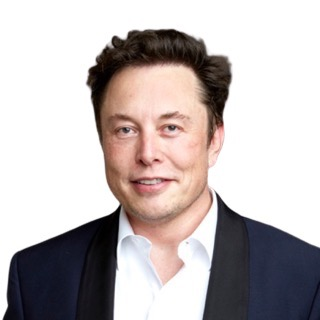
#> input picture test1.jpeg, 320 x 320 px
$ python vectorizer.py test1.jpeg 5 1.0
#> lines starting #> are read from the running program, lines starting #| are printed output that depends on the picture
from PIL import Image
import numpy as np
import matplotlib.pyplot as plt
import scipy
import time
import random
import collections
import svgwrite
import sys

start_time = time.time()
dic = collections.defaultdict(int)

def leftOf(a, b, c):
        signedArea = (b[0]-a[0])*(c[1]-a[1])-(b[1]-a[1])*(c[0]-a[0])
        return (signedArea > 0)


def get_edge_pts(color, threshold, img, pts, p):
    global dic
    width = img.size[0]
    height = img.size[1]

    matrix = np.zeros((height, width)).astype(int)

    for row in range(0, height):
        for col in range(0, width):
            matrix[row][col] = img.getpixel((col, row))[color]

    for row in range(0, height-1):
        for col in range(0, width-1):
            if (abs(matrix[row][col] - matrix[row + 1][col]) >= threshold) or (abs(matrix[row][col] - matrix[row][col+1]) >= threshold):
                if random.random() <= p:
                    if dic[col, row] == 0:
                        pts.append([col, row])
                        dic[col,  row] = 1

    return pts

def vectorize(img, n, p):
#> called with img = 'test1.jpeg', n = 5, p = 1
    im = Image.open(img)
#> im is the input picture: PIL image 320x320 RGB; mean R, G, B 190.6, 182.8, 182.6

    width = im.size[0]
#> width = 320
    height = im.size[1]
#> height = 320

    threshold = 20
    print(str(time.time() - start_time) + " - Started edge recognition")

    pts = [0 for i in range(n)]
    for i in range(n):
        pts[i] = [random.randint(0,width),random.randint(0,height)]

    pts = get_edge_pts(0, threshold, im, pts, p)
#> after the loop in get_edge_pts, `for row in range(0, height):`:
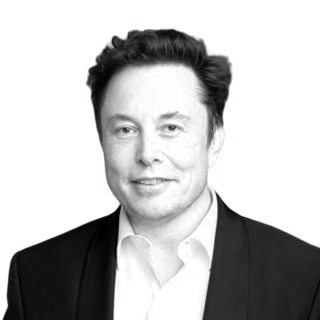
#> matrix: shape (320, 320) int64; min 0, max 255, mean 190.6
#> pts = 5640 pairs, first value 1 to 318, second value 27 to 318
    print(str(time.time() - start_time) + " - Red Done!")

    pts = get_edge_pts(1,threshold,im, pts, p)
#> call 2 of get_edge_pts, with color = 1, threshold = 20, p = 1
#> after the loop in get_edge_pts (call 2), `for row in range(0, height):`:
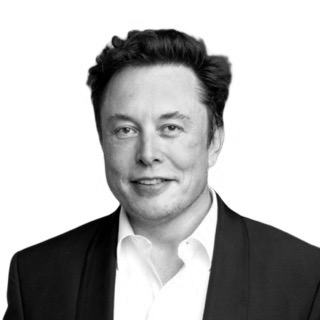
#> matrix: shape (320, 320) int64; min 0, max 255, mean 182.8
#> after the loop in get_edge_pts (call 2), `for row in range(0, height-1):`: dic = 6161 items; pts = 6166 pairs, first value 1 to 318, second value 27 to 318
    print(str(time.time() - start_time) + " - Green Done!")

    pts = get_edge_pts(2,threshold,im, pts, p)
#> call 3 of get_edge_pts, with color = 2, threshold = 20, p = 1
#> after the loop in get_edge_pts (call 3), `for row in range(0, height):`:
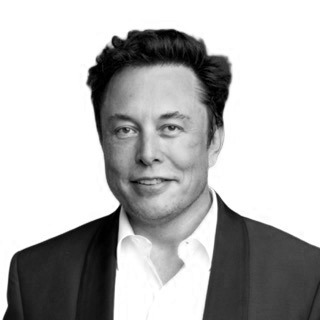
#> matrix: shape (320, 320) int64; min 0, max 255, mean 182.6
#> after the loop in get_edge_pts (call 3), `for row in range(0, height-1):`: dic = 6325 items; pts = 6330 pairs, first value 1 to 318, second value 27 to 318
    print(str(time.time() - start_time) + " - Blue Done!")

    x = np.array(pts)
#> x has the same summary as pts in get_edge_pts
    tri = scipy.spatial.Delaunay(x)
    print(str(time.time() - start_time) + " - Triangulated!")
    print(str(len(x[tri.simplices])) + " Triangles")
#| 12622 Triangles

    dwg = svgwrite.Drawing('test.svg')

    for triangle in x[tri.simplices]:
        x_cor = (triangle[0][0] + triangle[1][0] + triangle[2][0])/3
        y_cor = (triangle[0][1] + triangle[1][1] + triangle[2][1])/3
        x_cords = [ triangle[0][0], triangle[1][0], triangle[2][0] ]
        y_cords = [ triangle[0][1], triangle[1][1], triangle[2][1] ]
        pixel = im.getpixel((x_cor, y_cor))

        a = (str(triangle[0][0]), str(triangle[0][1]))
        b = (str(triangle[1][0]), str(triangle[1][1]))
        c = (str(triangle[2][0]), str(triangle[2][1]))
        dwg.add(svgwrite.shapes.Polygon(points=[a, b, c], stroke=svgwrite.rgb(pixel[0], pixel[1], pixel[2], "RGB"), fill=svgwrite.rgb(pixel[0], pixel[1], pixel[2], "RGB")))
    print(str(time.time() - start_time) + " - Colored Triangles!")

    dwg.save()


if len(sys.argv) != 4:
    print("Usage: python vectorizer.py FileName \"No of Random Dots\" \"Edge Weights out of 1\"")
else:
    vectorize(sys.argv[1], int(sys.argv[2]), float(sys.argv[3]))
#> (the call stopped at in vectorize, `dwg = svgwrite.Drawing('test.svg')`: svgwrite is not available in this run)
